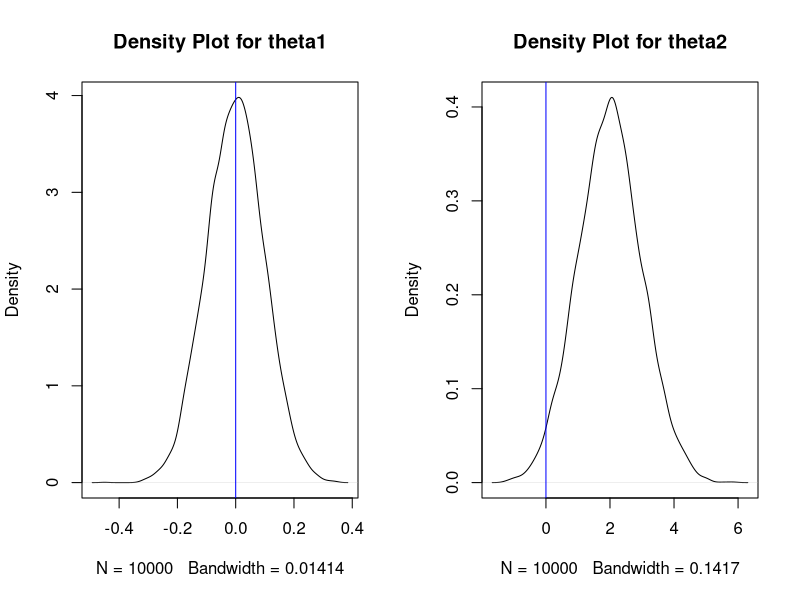

R code for this plot:
## ---- chunk 1

## Function that simulates n obs from Z, then finds theta1 and theta2
estimators <- function(n){
  Xs <- rnorm(n)
  est1 <- mean(Xs) ## theta1
  est2 <- Xs[1] + 2 ## theta2
  return(c(est1, est2))
}

## use 10,000 reps with n = 100
result <- replicate(10000, estimators(100))

## Find the long-run average of both estimators
apply(result, 1, mean) ## this is also bias since true mean of Z is 0

##create density plots to show distribution for est1 and est 2, and overlay line to show true value of mu
par(mfrow=c(1,2))
plot(density(result[1,]), main="Density Plot for theta1")
abline(v=0, col="blue")
plot(density(result[2,]), main="Density Plot for theta2")
abline(v=0, col="blue")
## ---- chunk 2
var(result[1,]) ##should be close to 1/100, since n=100
var(result[2,]) ##should be close to 1
sd(result[1,]) ##should be close to 1/10
sd(result[2,]) ##should be close to 1
